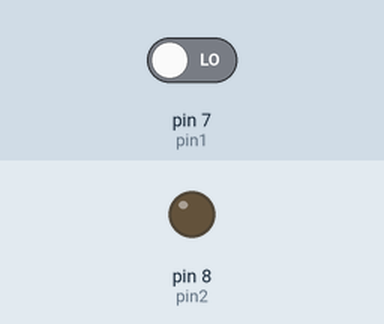
Bench run of a sketch on a simulated Arduino Uno, built with avr-gcc and run on an emulated ATmega328P. On the bench: output pins drawn as LEDs (lit = HIGH). The inputs (shaded band) are chosen by the test bench; at power-on: pin 7 (pin1) LOW.

Above: at 2.8 s.
2.9 s: pin 7 (pin1) driven HIGH
At 4.7 s:
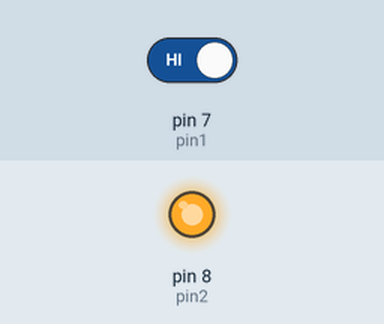
5.5 s: pin 7 (pin1) driven LOW
At 8.2 s:
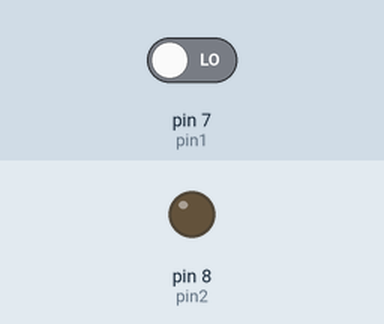
Timing chart, 0 to 9.7 s (numbered marks = the images above; inputs shaded):
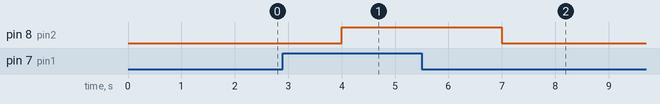

Measured:
- after the input at 2.9 s, pin 8 (pin2): LOW → HIGH after 1.1 s
- after the input at 5.5 s, pin 8 (pin2): HIGH → LOW after 1.5 s

The sketch:

ejemplo1_if_pulsador.ino
```cpp
int pin1 = 7;
int pin2 = 8;
int del = 1000;

void setup() {
  pinMode(pin1, INPUT);
  pinMode(pin2, OUTPUT);
}
// > , < , <= , >= ;== ; !=

void loop() {
  int boton = digitalRead(pin1);

  if (boton == 1) {
    delay(del);
    digitalWrite(pin2,HIGH);

  }else{
    delay(del);
    digitalWrite(pin2,LOW);
  }
}
```
